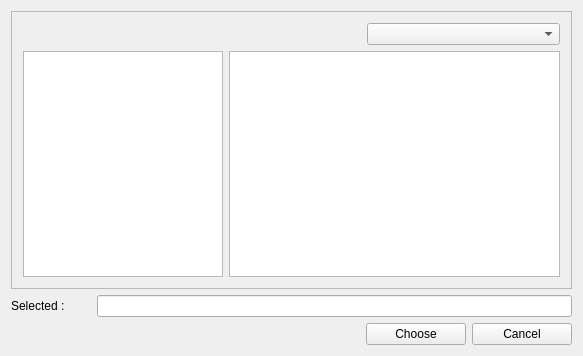
<?xml version="1.0" encoding="UTF-8"?>
<ui version="4.0">
 <class>DialogProjSelect</class>
 <widget class="QDialog" name="DialogProjSelect">
  <property name="geometry">
   <rect>
    <x>0</x>
    <y>0</y>
    <width>583</width>
    <height>356</height>
   </rect>
  </property>
  <property name="windowTitle">
   <string>DialogProjSelect</string>
  </property>
  <property name="windowIcon">
   <iconset resource="../../../../rec/qtresources.qrc">
    <normaloff>:/logo_icon</normaloff>:/logo_icon</iconset>
  </property>
  <layout class="QGridLayout" name="gridLayout_2">
   <item row="0" column="0" colspan="4">
    <widget class="QFrame" name="frame">
     <property name="frameShape">
      <enum>QFrame::StyledPanel</enum>
     </property>
     <property name="frameShadow">
      <enum>QFrame::Raised</enum>
     </property>
     <layout class="QGridLayout" name="gridLayout">
      <item row="1" column="1" colspan="5">
       <widget class="QTreeView" name="treeViewCurrent"/>
      </item>
      <item row="0" column="1">
       <widget class="QPushButton" name="pushBack">
        <property name="sizePolicy">
         <sizepolicy hsizetype="Fixed" vsizetype="Fixed">
          <horstretch>0</horstretch>
          <verstretch>0</verstretch>
         </sizepolicy>
        </property>
        <property name="text">
         <string/>
        </property>
        <property name="icon">
         <iconset resource="../../../../rec/qtresources.qrc">
          <normaloff>:/arrow-circle-left</normaloff>:/arrow-circle-left</iconset>
        </property>
        <property name="iconSize">
         <size>
          <width>20</width>
          <height>20</height>
         </size>
        </property>
        <property name="flat">
         <bool>true</bool>
        </property>
       </widget>
      </item>
      <item row="0" column="2">
       <widget class="QPushButton" name="pushForward">
        <property name="sizePolicy">
         <sizepolicy hsizetype="Fixed" vsizetype="Fixed">
          <horstretch>0</horstretch>
          <verstretch>0</verstretch>
         </sizepolicy>
        </property>
        <property name="text">
         <string/>
        </property>
        <property name="icon">
         <iconset resource="../../../../rec/qtresources.qrc">
          <normaloff>:/arrow-circle-right</normaloff>:/arrow-circle-right</iconset>
        </property>
        <property name="iconSize">
         <size>
          <width>20</width>
          <height>20</height>
         </size>
        </property>
        <property name="flat">
         <bool>true</bool>
        </property>
       </widget>
      </item>
      <item row="0" column="3">
       <widget class="QPushButton" name="pushUp">
        <property name="sizePolicy">
         <sizepolicy hsizetype="Fixed" vsizetype="Fixed">
          <horstretch>0</horstretch>
          <verstretch>0</verstretch>
         </sizepolicy>
        </property>
        <property name="text">
         <string/>
        </property>
        <property name="icon">
         <iconset resource="../../../../rec/qtresources.qrc">
          <normaloff>:/arrow-circle-up</normaloff>:/arrow-circle-up</iconset>
        </property>
        <property name="iconSize">
         <size>
          <width>20</width>
          <height>20</height>
         </size>
        </property>
        <property name="autoDefault">
         <bool>true</bool>
        </property>
        <property name="flat">
         <bool>true</bool>
        </property>
       </widget>
      </item>
      <item row="1" column="0">
       <widget class="QListView" name="listViewSystem">
        <property name="sizePolicy">
         <sizepolicy hsizetype="Fixed" vsizetype="Expanding">
          <horstretch>0</horstretch>
          <verstretch>0</verstretch>
         </sizepolicy>
        </property>
        <property name="maximumSize">
         <size>
          <width>200</width>
          <height>16777215</height>
         </size>
        </property>
       </widget>
      </item>
      <item row="0" column="4" colspan="2">
       <widget class="QComboBox" name="comboBox"/>
      </item>
     </layout>
    </widget>
   </item>
   <item row="1" column="0">
    <widget class="QLabel" name="label">
     <property name="sizePolicy">
      <sizepolicy hsizetype="Fixed" vsizetype="Preferred">
       <horstretch>0</horstretch>
       <verstretch>0</verstretch>
      </sizepolicy>
     </property>
     <property name="maximumSize">
      <size>
       <width>80</width>
       <height>16777215</height>
      </size>
     </property>
     <property name="text">
      <string>Selected : </string>
     </property>
    </widget>
   </item>
   <item row="1" column="1" colspan="3">
    <widget class="QLineEdit" name="lineEditSelected">
     <property name="readOnly">
      <bool>true</bool>
     </property>
    </widget>
   </item>
   <item row="2" column="0" colspan="2">
    <spacer name="horizontalSpacer">
     <property name="orientation">
      <enum>Qt::Horizontal</enum>
     </property>
     <property name="sizeHint" stdset="0">
      <size>
       <width>211</width>
       <height>20</height>
      </size>
     </property>
    </spacer>
   </item>
   <item row="2" column="2">
    <widget class="QPushButton" name="pushButtonChoose">
     <property name="sizePolicy">
      <sizepolicy hsizetype="Minimum" vsizetype="Fixed">
       <horstretch>0</horstretch>
       <verstretch>0</verstretch>
      </sizepolicy>
     </property>
     <property name="minimumSize">
      <size>
       <width>0</width>
       <height>0</height>
      </size>
     </property>
     <property name="maximumSize">
      <size>
       <width>100</width>
       <height>16777215</height>
      </size>
     </property>
     <property name="text">
      <string>Choose</string>
     </property>
    </widget>
   </item>
   <item row="2" column="3">
    <widget class="QPushButton" name="pushCancel">
     <property name="maximumSize">
      <size>
       <width>100</width>
       <height>16777215</height>
      </size>
     </property>
     <property name="text">
      <string>Cancel</string>
     </property>
    </widget>
   </item>
  </layout>
 </widget>
 <layoutdefault spacing="6" margin="11"/>
 <resources>
  <include location="../../../../rec/qtresources.qrc"/>
 </resources>
 <connections/>
</ui>
